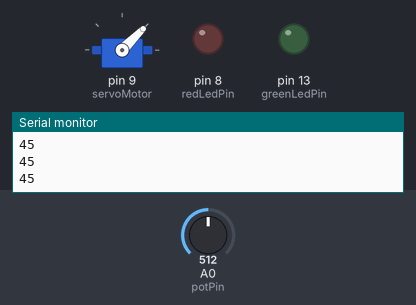
The sketch below on a simulated Arduino Uno, built with avr-gcc and run on an emulated ATmega328P. Shown: servo, output pins drawn as LEDs (lit = HIGH), the last lines printed to the serial monitor. The test bench sets the inputs (shaded band); at power-on: A0 (potPin) = 512.

Above: at 1.2 s.
1.3 s: A0 (potPin) set to 716
At 2.0 s:
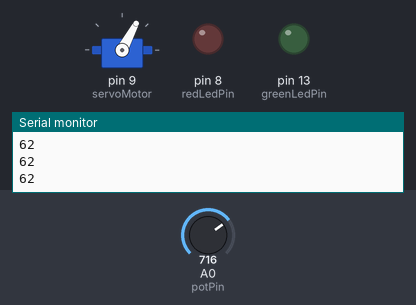
2.8 s: A0 (potPin) set to 900
At 3.2 s:
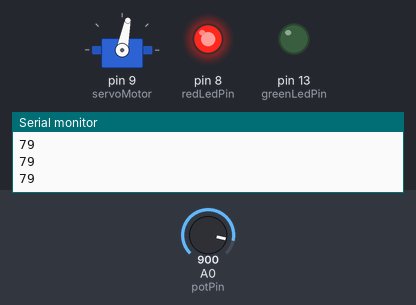
4.3 s: A0 (potPin) set to 1023
At 5.5 s:
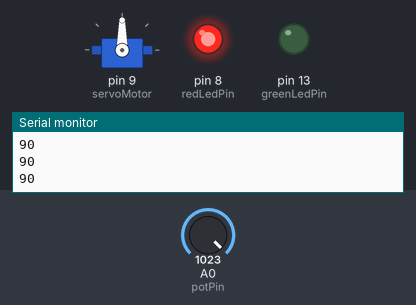
5.8 s: A0 (potPin) set to 306
At 6.7 s:
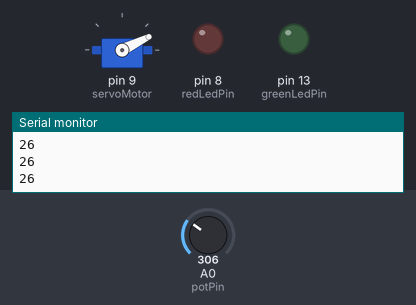
7.3 s: A0 (potPin) set to 122
At 7.8 s:
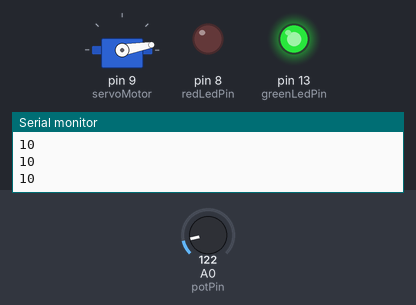
Timing chart, 0 to 9.8 s (numbered marks = the images above; inputs shaded):
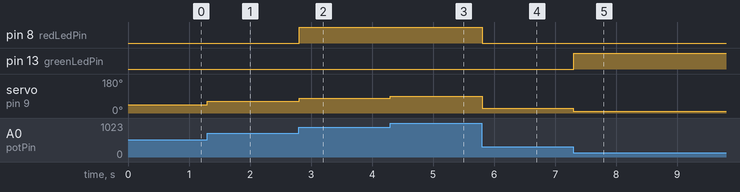

Measured:
- after the input at 1.3 s, servo on pin 9 (servoMotor): 45° → 62° at once
- after the input at 2.8 s, pin 8 (redLedPin): LOW → HIGH at once; servo on pin 9 (servoMotor): 62° → 79° at once
- after the input at 4.3 s, servo on pin 9 (servoMotor): 79° → 90° at once
- after the input at 5.8 s, pin 8 (redLedPin): HIGH → LOW at once; servo on pin 9 (servoMotor): 90° → 26° at once
- after the input at 7.3 s, pin 13 (greenLedPin): LOW → HIGH at once; servo on pin 9 (servoMotor): 26° → 10° at once

The sketch:

sketch_final.ino
```cpp
#include<Servo.h>

int potPin = A0;
int potValue;
int redLedPin = 8;
int greenLedPin = 13;
Servo servoMotor;

void setup()
{
  Serial.begin(9600);
  pinMode(redLedPin, OUTPUT);
  pinMode(greenLedPin, OUTPUT);
  servoMotor.attach(9);
}

void loop()
{
 potValue = analogRead(potPin);

  potValue = map(potValue, 0, 1023, 0 , 90);
  servoMotor.write(potValue);

  Serial.println(potValue);

  if(potValue <= 13){
    digitalWrite(greenLedPin, HIGH);
  }
  else if(potValue >= 77){
    digitalWrite(redLedPin, HIGH);
  }
  else if(potValue > 14 && potValue < 80){
    digitalWrite(redLedPin, LOW);
    digitalWrite(greenLedPin, LOW);
  }
}
```
